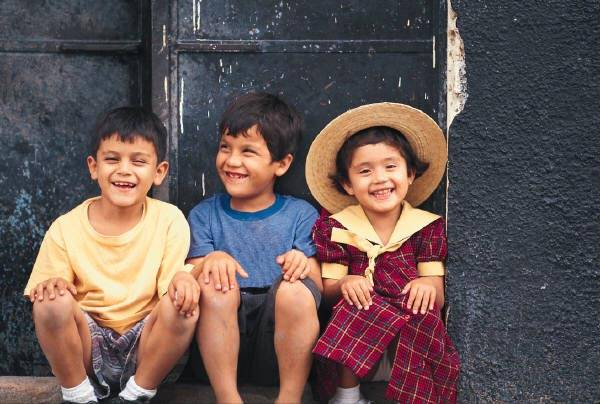
%> input picture 6th_sem/MATLAB/AN SIr till 27-Mar-2018/Copy_of_Copy_of_image1.JPG, 600 x 404 px
$ octave q11as2.m   (GNU Octave 9; MATLAB toolbox functions it lacks are replaced by stand-ins)
%> lines starting %> are read from the running program, lines starting %| are printed output that depends on the picture
%q11as2.m : Write a program to copy an image 'n' times along x-axis and 'm'
%times along y-axis
clc;
close all;
clear all;
file1=input('\nEnter Input Inage File Name=','s');
%> the answer given: Copy_of_Copy_of_image1.JPG
file2=input('Enter Output Image File Name=','s');
%> the answer given: out.png
n=input('Enter how many times you want to copy along x-axis=');
%> the answer given: 3
m=input('Enter how many times you want to copy along y-axis=');
%> the answer given: 3

x=imread(file1);
%> x is the input picture: size 404x600x3 uint8; mean R, G, B 101.6, 86.4, 85.3
[r,c,d]=size(x);
%> r = 404; c = 600; d = 3
y=x; %Copying x-pixels to y
j=1;
k=c;
%> k = 600
    for i=1:(n-1)
        j=j+c;
        k=k+c;
        y(1:r,j:k,1:d)=y(1:r,1:c,1:d);
    end
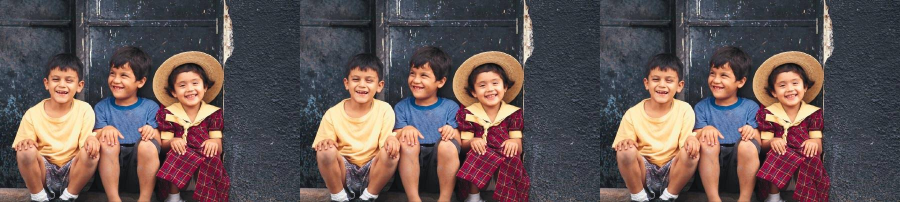
%> y: size 404x1800x3 uint8 (shown at 1/2 size); mean R, G, B 101.6, 86.4, 85.3
  % Copying along y-axis
  [r,c,d]=size(y);
%> c = 1800
  j=1;
  k=r;
%> k = 404
        for i=1:(m-1)
            j=j+r;
            k=k+r;
            y(j:k,1:c,1:d)=y(1:r,1:c,1:d);
        end
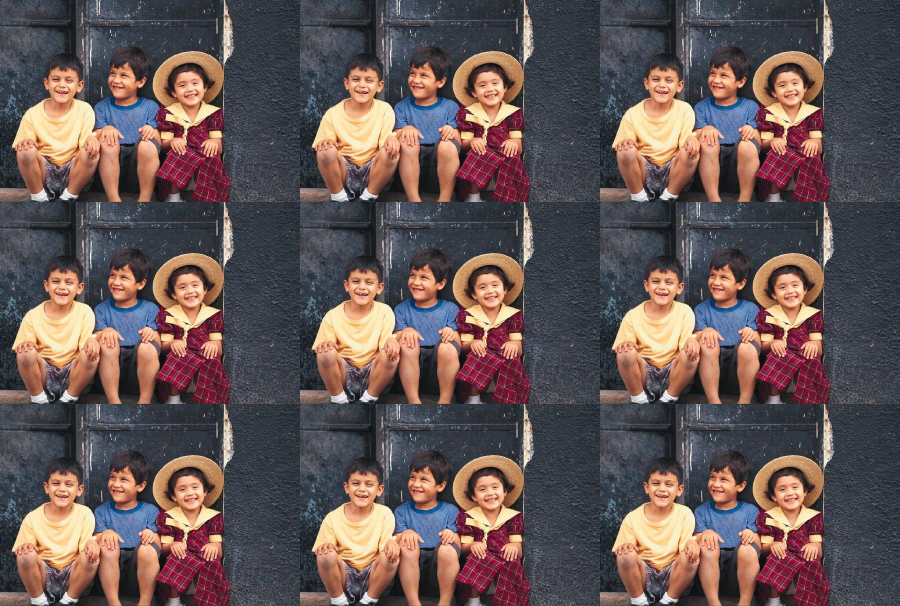
%> y: size 1212x1800x3 uint8 (shown at 1/2 size); mean R, G, B 101.6, 86.4, 85.3
    imshow(y);
    imwrite(y,file2);
    %End of program
